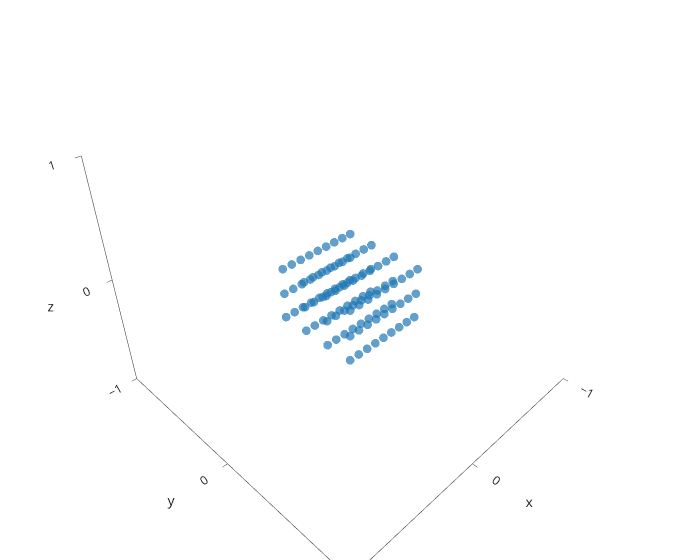

The notebook cell this image was saved under:
### Code cell
def plot_conf(conf):
    Sx = conf[:,0].flatten()
    Sy = conf[:,1].flatten()
    Sz = conf[:,2].flatten()

    fig = go.Figure()
    # fig.update_xaxes(range=[-1, 1])
    # fig.update_yaxes(range=[-1, 1])
    # fig.update_zaxes(range=[-1, 1])
    fig.add_trace(
        go.Scatter3d(x=Sx, y=Sy, z=Sz,
                    mode='markers',
                    #  size=np.ones(len(SSS))*1
                    marker=dict(
                                size=3.0,
                                # color=z,                # set color to an array/list of desired values
                                # colorscale='Viridis',   # choose a colorscale
                                opacity=0.7
                            )
                    )
        )
    fig.update_layout(scene = dict(
                        xaxis = dict(nticks=4, range=[-1,1],),
                        yaxis = dict(nticks=4, range=[-1,1],),
                        zaxis = dict(nticks=4, range=[-1,1],),),
                    width=700,
                    legend_orientation="h",
                    legend=dict(x=.5, xanchor="center"),
                    hovermode="x",
                    margin=dict(l=0, r=0, t=0, b=0))


    fig.update_traces(hoverinfo="all", hovertemplate="Аргумент: %{x}<br>Функция: %{y}")
    fig.show()

kkp = np.array([kpt.frac_coords for kpt in bandstructure.kpoints])
plot_conf(kkp)

### Figure 1 — Plotly figure (JSON) as saved in the notebook; plotly's stock layout.template omitted (floating-point values rounded to 4 significant figures)
{"data": [{"hoverinfo": "all", "hovertemplate": "Аргумент: %{x}<br>Функция: %{y}", "marker": {"opacity": 0.7, "size": 3}, "mode": "markers", "type": "scatter3d", "x": [0, 0.0625, 0.125, 0.1875, 0.25, 0.3125, 0.375, 0.4375, 0.5, 0, 0.0625, 0.125, 0.1875, 0.25, 0.3125, 0.375, 0.4375, 0.5, 0, 0.0625, 0.125, 0.1875, 0.25, 0.3125, 0.375, 0.4375, 0.5, 0, 0.0625, 0.125, 0.1875, 0.25, 0.3125, 0.375, 0.4375, 0.5, 0, 0.0625, 0.125, 0.1875, 0.25, 0.3125, 0.375, 0.4375, 0.5, 0, 0.0625, 0.125, 0.1875, 0.25, 0.3125, 0.375, 0.4375, 0.5, 0, 0.0625, 0.125, 0.1875, 0.25, 0.3125, 0.375, 0.4375, 0.5, 0, 0.0625, 0.125, 0.1875, 0.25, 0.3125, 0.375, 0.4375, 0.5, 0, 0.0625, 0.125, 0.1875, 0.25, 0.3125, 0.375, 0.4375, 0.5, 0, 0.0625, 0.125, 0.1875, 0.25, 0.3125, 0.375, 0.4375, 0.5, 0, 0.0625, 0.125, 0.1875, 0.25, 0.3125, 0.375, 0.4375, 0.5, 0, 0.0625, 0.125, 0.1875, 0.25, 0.3125, 0.375, 0.4375, 0.5], "y": [0, 0, 0, 0, 0, 0, 0, 0, 0, 0.1667, 0.1667, 0.1667, 0.1667, 0.1667, 0.1667, 0.1667, 0.1667, 0.1667, 0.3333, 0.3333, 0.3333, 0.3333, 0.3333, 0.3333, 0.3333, 0.3333, 0.3333, 0.5, 0.5, 0.5, 0.5, 0.5, 0.5, 0.5, 0.5, 0.5, 0, 0, 0, 0, 0, 0, 0, 0, 0, 0.1667, 0.1667, 0.1667, 0.1667, 0.1667, 0.1667, 0.1667, 0.1667, 0.1667, 0.3333, 0.3333, 0.3333, 0.3333, 0.3333, 0.3333, 0.3333, 0.3333, 0.3333, 0.5, 0.5, 0.5, 0.5, 0.5, 0.5, 0.5, 0.5, 0.5, 0, 0, 0, 0, 0, 0, 0, 0, 0, 0.1667, 0.1667, 0.1667, 0.1667, 0.1667, 0.1667, 0.1667, 0.1667, 0.1667, 0.3333, 0.3333, 0.3333, 0.3333, 0.3333, 0.3333, 0.3333, 0.3333, 0.3333, 0.5, 0.5, 0.5, 0.5, 0.5, 0.5, 0.5, 0.5, 0.5], "z": [0, 0, 0, 0, 0, 0, 0, 0, 0, 0, 0, 0, 0, 0, 0, 0, 0, 0, 0, 0, 0, 0, 0, 0, 0, 0, 0, 0, 0, 0, 0, 0, 0, 0, 0, 0, 0.2, 0.2, 0.2, 0.2, 0.2, 0.2, 0.2, 0.2, 0.2, 0.2, 0.2, 0.2, 0.2, 0.2, 0.2, 0.2, 0.2, 0.2, 0.2, 0.2, 0.2, 0.2, 0.2, 0.2, 0.2, 0.2, 0.2, 0.2, 0.2, 0.2, 0.2, 0.2, 0.2, 0.2, 0.2, 0.2, 0.4, 0.4, 0.4, 0.4, 0.4, 0.4, 0.4, 0.4, 0.4, 0.4, 0.4, 0.4, 0.4, 0.4, 0.4, 0.4, 0.4, 0.4, 0.4, 0.4, 0.4, 0.4, 0.4, 0.4, 0.4, 0.4, 0.4, 0.4, 0.4, 0.4, 0.4, 0.4, 0.4, 0.4, 0.4, 0.4]}], "layout": {"hovermode": "x", "legend": {"orientation": "h", "x": 0.5, "xanchor": "center"}, "margin": {"b": 0, "l": 0, "r": 0, "t": 0}, "scene": {"xaxis": {"nticks": 4, "range": [-1, 1]}, "yaxis": {"nticks": 4, "range": [-1, 1]}, "zaxis": {"nticks": 4, "range": [-1, 1]}}, "width": 700}}
